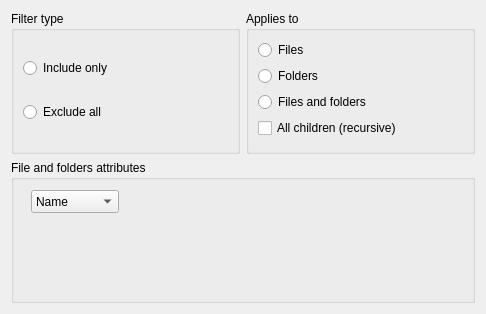
<?xml version="1.0" encoding="UTF-8"?>
<ui version="4.0">
 <class>FilterDialog</class>
 <widget class="QDialog" name="FilterDialog">
  <property name="geometry">
   <rect>
    <x>0</x>
    <y>0</y>
    <width>486</width>
    <height>314</height>
   </rect>
  </property>
  <property name="windowTitle">
   <string>Dialog</string>
  </property>
  <layout class="QGridLayout" name="gridLayout">
   <item row="0" column="0">
    <widget class="QGroupBox" name="groupBox">
     <property name="title">
      <string>Filter type</string>
     </property>
     <layout class="QVBoxLayout" name="verticalLayout_2">
      <item>
       <widget class="QRadioButton" name="radioButton">
        <property name="text">
         <string>Include only</string>
        </property>
       </widget>
      </item>
      <item>
       <widget class="QRadioButton" name="radioButton_2">
        <property name="text">
         <string>Exclude all</string>
        </property>
       </widget>
      </item>
     </layout>
    </widget>
   </item>
   <item row="0" column="1">
    <widget class="QGroupBox" name="groupBox_2">
     <property name="title">
      <string>Applies to</string>
     </property>
     <layout class="QVBoxLayout" name="verticalLayout">
      <item>
       <widget class="QRadioButton" name="radioButton_3">
        <property name="text">
         <string>Files</string>
        </property>
       </widget>
      </item>
      <item>
       <widget class="QRadioButton" name="radioButton_4">
        <property name="text">
         <string>Folders</string>
        </property>
       </widget>
      </item>
      <item>
       <widget class="QRadioButton" name="radioButton_5">
        <property name="text">
         <string>Files and folders</string>
        </property>
       </widget>
      </item>
      <item>
       <widget class="QCheckBox" name="checkBox">
        <property name="text">
         <string>All children (recursive)</string>
        </property>
       </widget>
      </item>
     </layout>
    </widget>
   </item>
   <item row="1" column="0" colspan="2">
    <widget class="QGroupBox" name="groupBox_3">
     <property name="title">
      <string>File and folders attributes</string>
     </property>
     <widget class="QComboBox" name="comboBox">
      <property name="geometry">
       <rect>
        <x>20</x>
        <y>30</y>
        <width>88</width>
        <height>23</height>
       </rect>
      </property>
      <item>
       <property name="text">
        <string>Name</string>
       </property>
      </item>
      <item>
       <property name="text">
        <string>Project relative path</string>
       </property>
      </item>
      <item>
       <property name="text">
        <string>Location</string>
       </property>
      </item>
      <item>
       <property name="text">
        <string>Last modified</string>
       </property>
      </item>
      <item>
       <property name="text">
        <string>File length</string>
       </property>
      </item>
      <item>
       <property name="text">
        <string>Read only</string>
       </property>
      </item>
      <item>
       <property name="text">
        <string>Symbolic link</string>
       </property>
      </item>
     </widget>
    </widget>
   </item>
  </layout>
 </widget>
 <resources/>
 <connections/>
</ui>
